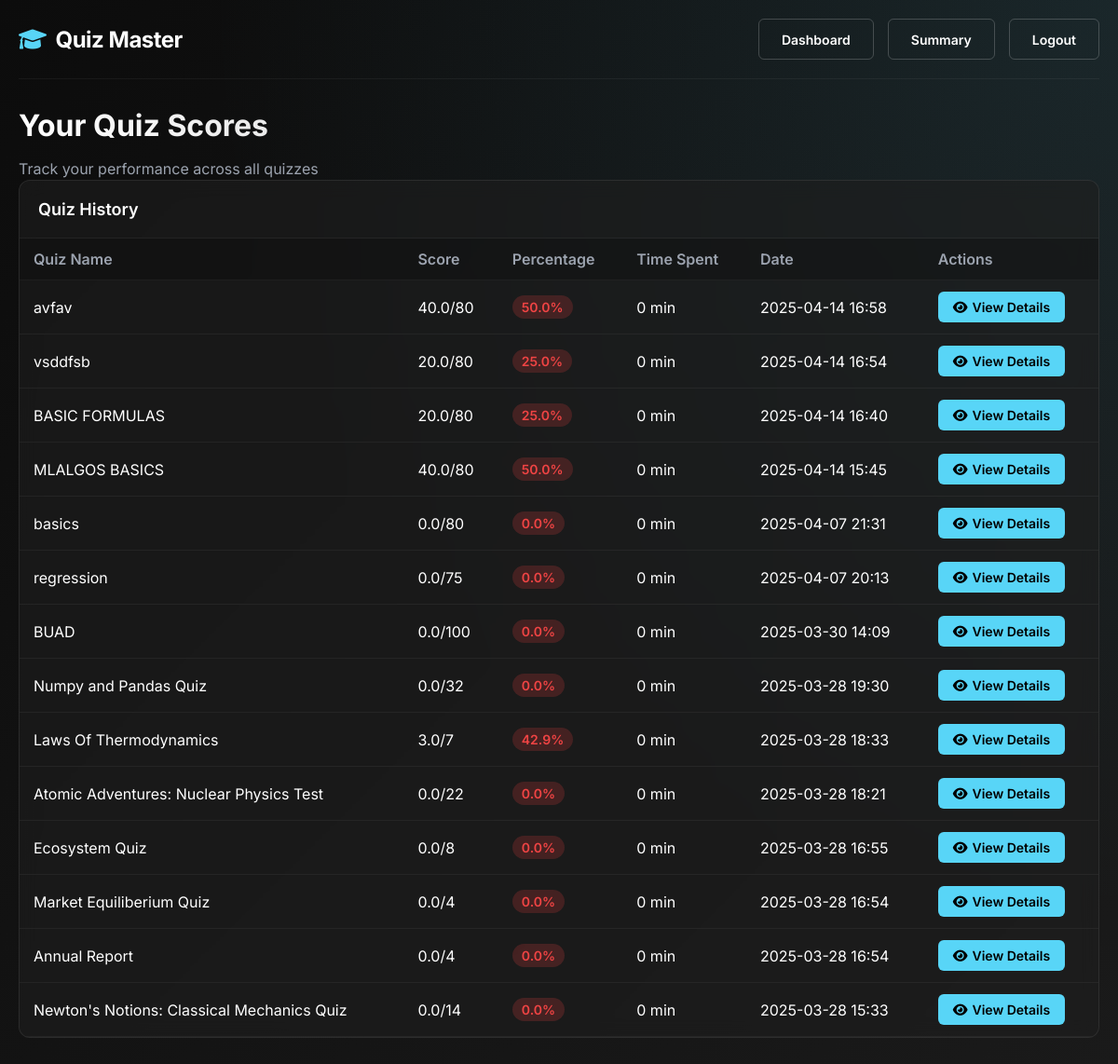
Screenshot of /user/scores (signed in) with the database file from the repository.
### models.py (models this page shows, shortened)
class Quiz(db.Model):
    __tablename__ = 'quizzes'
    id = db.Column(db.Integer, primary_key=True)
    name = db.Column(db.String(120), nullable=False, index=True)
    chapter_id = db.Column(db.Integer, db.ForeignKey('chapters.id'), nullable=False)
    description = db.Column(db.Text)
    instructions = db.Column(db.Text)
    quiz_type = db.Column(db.String(20), default="assessment")
    passing_score = db.Column(db.Float, default=0.0)  # Minimum score to pass
    allow_retake = db.Column(db.Boolean, default=True)
    max_attempts = db.Column(db.Integer, default=1)  # 0 means unlimited
    show_answers = db.Column(db.Boolean, default=True)  # Show correct answers after quiz
    randomize_questions = db.Column(db.Boolean, default=False)
    date_of_quiz = db.Column(db.Date)
    time_duration = db.Column(db.Integer)  # Duration in minutes
    start_time = db.Column(db.DateTime, index=True)
    end_time = db.Column(db.DateTime, index=True)
    is_active = db.Column(db.Boolean, default=True)
    created_at = db.Column(db.DateTime, default=datetime.utcnow)
    created_by = db.Column(db.Integer, db.ForeignKey('users.id'))
    questions = db.relationship('Question', backref='quiz', cascade="all, delete-orphan", lazy=True)
    scores = db.relationship('Score', backref='quiz', cascade="all, delete-orphan", lazy=True)
    tags = db.relationship('QuizTag', backref='quiz', cascade="all, delete-orphan", lazy=True)
    creator = db.relationship('User', foreign_keys=[created_by], backref='created_quizzes')

class Score(db.Model):
    __tablename__ = 'scores'
    id = db.Column(db.Integer, primary_key=True)
    quiz_id = db.Column(db.Integer, db.ForeignKey('quizzes.id'), nullable=False)
    user_id = db.Column(db.Integer, db.ForeignKey('users.id'), nullable=False)
    total_scored = db.Column(db.Float, nullable=False, default=0.0)
    time_spent = db.Column(db.Integer, nullable=False, default=0)  # in seconds
    time_stamp_of_attempt = db.Column(db.DateTime, default=datetime.utcnow, index=True)
    completion_status = db.Column(db.String(20), default='Completed')  # Completed, Partial, Abandoned
    total_questions = db.Column(db.Integer, default=0)
    questions_answered = db.Column(db.Integer, default=0)
    questions_correct = db.Column(db.Integer, default=0)
    percentile = db.Column(db.Float)  # Calculated percentile compared to others
    ip_address = db.Column(db.String(45))  # For security logging
    attempt_number = db.Column(db.Integer, default=1)  # For tracking multiple attempts
    device_info = db.Column(db.String(200))  # User agent or device info
    question_attempts = db.relationship('QuestionAttempt', backref='score', cascade="all, delete-orphan", lazy=True)
    comments = db.relationship('ScoreComment', backref='score', cascade="all, delete-orphan", lazy=True)
    __table_args__ = (
        db.UniqueConstraint('quiz_id', 'user_id', 'attempt_number', name='_quiz_user_attempt_uc'),
    )

### routes.py (the view)
@app_routes.route("/user/scores")
def user_scores():
    if session.get("role") != "user":
        flash("Access denied! Users only.", "danger")
        return redirect(url_for("app_routes.login"))
    try:
        user_id = session.get('user_id')
        user_scores = Score.query.filter_by(user_id=user_id).order_by(Score.time_stamp_of_attempt.desc()).all()
        scores = []
        for score in user_scores:
            quiz = Quiz.query.get(score.quiz_id)
            if not quiz:
                continue
            questions = Question.query.filter_by(quiz_id=quiz.id).all()
            max_possible_score = sum(q.marks for q in questions) if questions else 0
            score_percentage = (score.total_scored / max_possible_score * 100) if max_possible_score > 0 else 0
            scores.append({
                'quiz_name': quiz.name,
                'quiz_id': quiz.id,
                'score': score.total_scored,
                'max_score': max_possible_score,
                'percentage': score_percentage,
                'time_spent': score.time_spent / 60 if score.time_spent else 0,  # Convert to minutes
                'date': score.time_stamp_of_attempt,
                'score_id': score.id
            })
        return render_template("user_scores.html", scores=scores)
    except Exception as e:
        flash(f"Error loading scores: {str(e)}", "danger")
        return redirect(url_for("app_routes.user_dashboard"))

### routes.py (called while the page is built)
@app_routes.context_processor
def inject_responsive_elements():
    is_mobile = request.user_agent.platform in ['android', 'iphone'] or \
                'mobile' in request.user_agent.string.lower()
    return {
        'is_mobile': is_mobile,
        'current_year': datetime.now().year
    }  # Fixed: Added missing closing brace

### templates/user/user_scores.html (shortened to what this page needs)
{% extends "base.html" %}
{% block content %}
<div class="scores-header">
    <h1 class="scores-title">Your Quiz Scores</h1>
    <p class="scores-subtitle">Track your performance across all quizzes</p>
</div>
<div class="data-card">
    <div class="card-header">
        <h2 class="card-title">Quiz History</h2>
    </div>
    {% if scores %}
    <div class="table-responsive">
        <table class="data-table">
            <thead>
                <tr>
                    <th>Quiz Name</th>
                    <th>Score</th>
                    <th>Percentage</th>
                    <th>Time Spent</th>
                    <th>Date</th>
                    <th>Actions</th>
                </tr>
            </thead>
            <tbody>
                {% for score in scores %}
                <tr>
                    <td>{{ score.quiz_name }}</td>
                    <td>{{ score.score }}/{{ score.max_score }}</td>
                    <td>
                        {% set percentage = score.percentage|round(1) %}
                        <span class="percentage-badge
                            {% if percentage >= 80 %}percentage-high
                            {% elif percentage >= 60 %}percentage-medium
                            {% else %}percentage-low{% endif %}">
                            {{ percentage }}%
                        </span>
                    </td>
                    <td>{{ score.time_spent|round(1) }} min</td>
                    <td>{{ score.date.strftime('%Y-%m-%d %H:%M') }}</td>
                    <td>
                        <a href="{{ url_for('app_routes.view_attempt_details', quiz_id=score.quiz_id) }}" class="action-btn">
                            <i class="fas fa-eye"></i> View Details
                        </a>
                    </td>
                </tr>
                {% endfor %}
            </tbody>
        </table>
    </div>
    {% endif %}
</div>
{% endblock %}

### rows the page displays
Quiz: quiz_name "avfav"
Score: score "40.0", date "2025-04-14 16:58"
Quiz: quiz_name "vsddfsb"
Score: score "20.0", date "2025-04-14 16:54"
Quiz: quiz_name "BASIC FORMULAS"
Score: score "20.0", date "2025-04-14 16:40"
Quiz: quiz_name "MLALGOS BASICS"
Score: score "40.0", date "2025-04-14 15:45"
Quiz: quiz_name "basics"
Score: score "0.0", date "2025-04-07 21:31"
Quiz: quiz_name "regression"
Score: score "0.0", date "2025-04-07 20:13"
Quiz: quiz_name "BUAD"
Score: score "0.0", date "2025-03-30 14:09"
Quiz: quiz_name "Numpy and Pandas Quiz"
Score: score "0.0", date "2025-03-28 19:30"
Quiz: quiz_name "Laws Of Thermodynamics"
Score: score "3.0", date "2025-03-28 18:33"
Quiz: quiz_name "Atomic Adventures: Nuclear Physics Test"
Score: score "0.0", date "2025-03-28 18:21"
Quiz: quiz_name "Ecosystem Quiz"
Score: score "0.0", date "2025-03-28 16:55"
Quiz: quiz_name "Market Equiliberium Quiz"
Score: score "0.0", date "2025-03-28 16:54"
Quiz: quiz_name "Annual Report"
Score: score "0.0", date "2025-03-28 16:54"
Quiz: quiz_name "Newton's Notions: Classical Mechanics Quiz"
Score: score "0.0", date "2025-03-28 15:33"

### other values shown
{{ score.max_score }} "80" "80" "80" "80" "80" "75" "100" "32" "7" "22" "8" "4" "4" "14"
{{ percentage }} "50.0" "25.0" "25.0" "50.0" "0.0" "0.0" "0.0" "0.0" "42.9" "0.0" "0.0" "0.0" "0.0" "0.0"
{{ score.time_spent|round(1) }} "0" "0" "0" "0" "0" "0" "0" "0" "0" "0" "0" "0" "0" "0"
